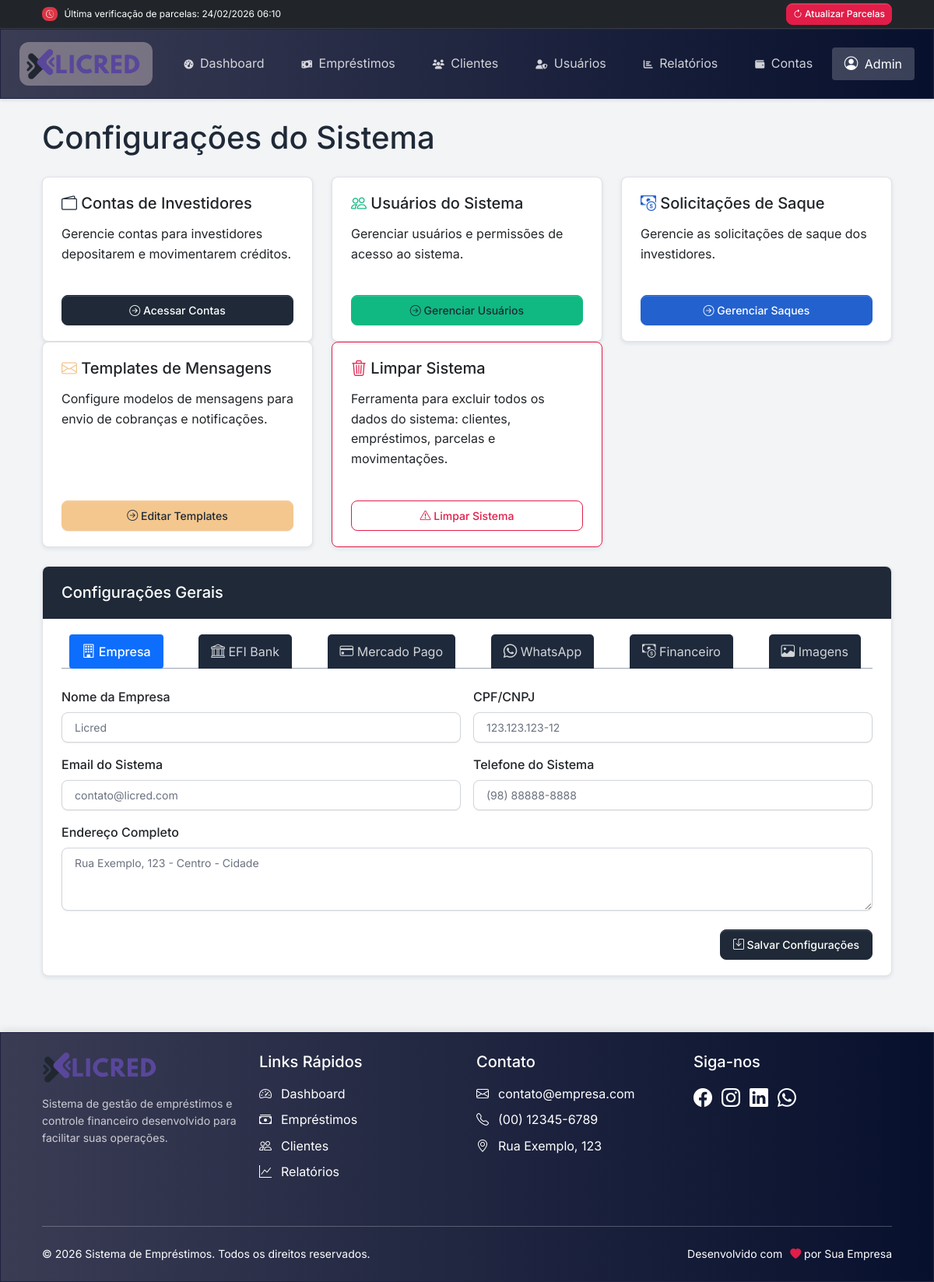
Page /configuracoes/index.php (signed in) on the committed database.
### tables this page shows
CREATE TABLE `configuracoes` (
  `id` int(11) NOT NULL,
  `nome_empresa` varchar(255) NOT NULL DEFAULT 'Minha Empresa',
  `email_sistema` varchar(255) NOT NULL DEFAULT 'contato@minhaempresa.com',
  `telefone_sistema` varchar(20) NOT NULL DEFAULT '(00) 00000-0000',
  `cpf_cnpj` varchar(20) NOT NULL DEFAULT '',
  `endereco` text NOT NULL DEFAULT '',
  `efi_client_id` varchar(255) DEFAULT NULL,
  `efi_client_secret` varchar(255) DEFAULT NULL,
  `efi_chave_aleatoria` varchar(255) DEFAULT NULL,
  `efi_certificado` text DEFAULT NULL,
  `mercadopago_public_key` varchar(255) DEFAULT NULL,
  `mercadopago_access_token` varchar(255) DEFAULT NULL,
  `menuia_endpoint` varchar(255) DEFAULT 'https://chatbot.menuia.com',
  `menuia_app_key` varchar(255) DEFAULT NULL,
  `menuia_auth_key` varchar(255) DEFAULT NULL,
  `chave_pix` varchar(255) DEFAULT NULL,
  `saldo_inicial` decimal(15,2) DEFAULT 0.00,
  `logo` varchar(255) DEFAULT NULL,
  `icone` varchar(255) DEFAULT NULL,
  `data_criacao` datetime DEFAULT current_timestamp(),
  `data_atualizacao` datetime DEFAULT current_timestamp() ON UPDATE current_timestamp()
);

### configuracoes/index.php (the view, shortened to what this page needs)
<?php
$scripts_header = '
<link href="https://cdn.jsdelivr.net/npm/tom-select@2.2.2/dist/css/tom-select.bootstrap5.min.css" rel="stylesheet">
<script src="https://cdn.jsdelivr.net/npm/tom-select@2.2.2/dist/js/tom-select.complete.min.js"></script>
<style>
    /* Estilo para as abas de navegação */
    #configTabs {
        display: flex;
        justify-content: space-between;
        padding: 0 10px;
    }
    .nav-tabs .nav-item {
        margin-right: 5px;
    }
    .nav-tabs .nav-link {
        color: #fff;
        background-color: #1e293b;
        border: none;
        border-radius: 5px 5px 0 0;
        padding: 10px 15px;
    }
    .nav-tabs .nav-link:hover {
        background-color: #0d6efd;
    }
    .nav-tabs .nav-link.active {
        background-color: #0d6efd;
        color: #fff !important;
        font-weight: 500;
    }
    /* Estilo para campos de formulário */
    .form-control {
        width: 100%;
    }
    /* Estilo para botões de senha */
    .toggle-password {
        border-top-left-radius: 0;
        border-bottom-left-radius: 0;
    }
    .input-group {
        width: 100%;
    }
</style>
';
require_once '../includes/conexao.php';
$config = null;
$sql = "SELECT * FROM configuracoes WHERE id = 1";
$result = $conn->query($sql);
if ($result && $result->num_rows > 0) {
    $config = $result->fetch_assoc();
}
require_once '../includes/head.php';
?>
<div class="container py-4">
    <h1 class="mb-4">Configurações do Sistema</h1>
    <div class="row mb-4">
        <div class="col-md-4">
            <div class="card h-100 shadow-sm">
                <div class="card-body">
                    <h5 class="card-title">
                        <i class="bi bi-wallet2 text-primary"></i> Contas de Investidores
                    </h5>
                    <p class="card-text">Gerencie contas para investidores depositarem e movimentarem créditos.</p>
                </div>
                <div class="card-footer bg-transparent border-0">
                    <a href="contas.php" class="btn btn-primary w-100">
                        <i class="bi bi-arrow-right-circle"></i> Acessar Contas
                    </a>
                </div>
            </div>
        </div>
        <div class="col-md-4">
            <div class="card h-100 shadow-sm">
                <div class="card-body">
                    <h5 class="card-title">
                        <i class="bi bi-people text-success"></i> Usuários do Sistema
                    </h5>
                    <p class="card-text">Gerenciar usuários e permissões de acesso ao sistema.</p>
                </div>
                <div class="card-footer bg-transparent border-0">
                    <a href="../usuarios/" class="btn btn-success w-100">
                        <i class="bi bi-arrow-right-circle"></i> Gerenciar Usuários
                    </a>
                </div>
            </div>
        </div>
        <div class="col-md-4">
            <div class="card h-100 shadow-sm">
                <div class="card-body">
                    <h5 class="card-title">
                        <i class="bi bi-cash-coin text-info"></i> Solicitações de Saque
                    </h5>
                    <p class="card-text">Gerencie as solicitações de saque dos investidores.</p>
                </div>
                <div class="card-footer bg-transparent border-0">
                    <a href="saques.php" class="btn btn-info text-white w-100">
                        <i class="bi bi-arrow-right-circle"></i> Gerenciar Saques
                    </a>
                </div>
            </div>
        </div>
        <div class="col-md-4">
            <div class="card h-100 shadow-sm">
                <div class="card-body">
                    <h5 class="card-title">
                        <i class="bi bi-envelope text-warning"></i> Templates de Mensagens
                    </h5>
                    <p class="card-text">Configure modelos de mensagens para envio de cobranças e notificações.</p>
                </div>
                <div class="card-footer bg-transparent border-0">
                    <a href="../mensagens/templates_mensagens.php" class="btn btn-warning w-100">
                        <i class="bi bi-arrow-right-circle"></i> Editar Templates
                    </a>
                </div>
            </div>
        </div>
        <div class="col-md-4">
            <div class="card h-100 shadow-sm border-danger">
                <div class="card-body">
                    <h5 class="card-title">
                        <i class="bi bi-trash3 text-danger"></i> Limpar Sistema
                    </h5>
                    <p class="card-text">Ferramenta para excluir todos os dados do sistema: clientes, empréstimos, parcelas e movimentações.</p>
                </div>
                <div class="card-footer bg-transparent border-0">
                    <a href="limpar_sistema.php" class="btn btn-outline-danger w-100">
                        <i class="bi bi-exclamation-triangle"></i> Limpar Sistema
                    </a>
                </div>
            </div>
        </div>
    </div>
    <div class="row">
        <div class="col-12">
            <div class="card shadow-sm">
                <div class="card-header bg-primary text-white">
                    <h5 class="mb-0">Configurações Gerais</h5>
                </div>
                <div class="card-body">
                    <form method="post" enctype="multipart/form-data">
                        <ul class="nav nav-tabs mb-4" id="configTabs" role="tablist">
                            <li class="nav-item" role="presentation">
                                <button class="nav-link active" id="empresa-tab" data-bs-toggle="tab" data-bs-target="#empresa" type="button" role="tab" aria-controls="empresa" aria-selected="true">
                                    <i class="bi bi-building"></i> Empresa
                                </button>
                            </li>
                            <li class="nav-item" role="presentation">
                                <button class="nav-link" id="efibank-tab" data-bs-toggle="tab" data-bs-target="#efibank" type="button" role="tab" aria-controls="efibank" aria-selected="false">
                                    <i class="bi bi-bank"></i> EFI Bank
                                </button>
                            </li>
                            <li class="nav-item" role="presentation">
                                <button class="nav-link" id="mercadopago-tab" data-bs-toggle="tab" data-bs-target="#mercadopago" type="button" role="tab" aria-controls="mercadopago" aria-selected="false">
                                    <i class="bi bi-credit-card"></i> Mercado Pago
                                </button>
                            </li>
                            <li class="nav-item" role="presentation">
                                <button class="nav-link" id="menuia-tab" data-bs-toggle="tab" data-bs-target="#menuia" type="button" role="tab" aria-controls="menuia" aria-selected="false">
                                    <i class="bi bi-whatsapp"></i> WhatsApp
                                </button>
                            </li>
                            <li class="nav-item" role="presentation">
                                <button class="nav-link" id="financeiro-tab" data-bs-toggle="tab" data-bs-target="#financeiro" type="button" role="tab" aria-controls="financeiro" aria-selected="false">
                                    <i class="bi bi-cash-coin"></i> Financeiro
                                </button>
                            </li>
                            <li class="nav-item" role="presentation">
                                <button class="nav-link" id="imagens-tab" data-bs-toggle="tab" data-bs-target="#imagens" type="button" role="tab" aria-controls="imagens" aria-selected="false">
                                    <i class="bi bi-image"></i> Imagens
                                </button>
                            </li>
                        </ul>
                        <div class="tab-content" id="configTabsContent">
                            <div class="tab-pane fade show active" id="empresa" role="tabpanel" aria-labelledby="empresa-tab">
                                <div class="row g-3">
                                    <div class="col-md-6">
                                        <label for="nome_empresa" class="form-label">Nome da Empresa</label>
                                        <input type="text" class="form-control" id="nome_empresa" name="nome_empresa" value="<?= htmlspecialchars($config['nome_empresa'] ?? '') ?>" required>
                                    </div>
                                    <div class="col-md-6">
                                        <label for="cpf_cnpj" class="form-label">CPF/CNPJ</label>
                                        <input type="text" class="form-control" id="cpf_cnpj" name="cpf_cnpj" value="<?= htmlspecialchars($config['cpf_cnpj'] ?? '') ?>">
                                    </div>
                                    <div class="col-md-6">
                                        <label for="email_sistema" class="form-label">Email do Sistema</label>
                                        <input type="email" class="form-control" id="email_sistema" name="email_sistema" value="<?= htmlspecialchars($config['email_sistema'] ?? '') ?>" required>
                                    </div>
                                    <div class="col-md-6">
                                        <label for="telefone_sistema" class="form-label">Telefone do Sistema</label>
                                        <input type="text" class="form-control telefone" id="telefone_sistema" name="telefone_sistema" value="<?= htmlspecialchars($config['telefone_sistema'] ?? '') ?>">
                                    </div>
                                    <div class="col-12">
                                        <label for="endereco" class="form-label">Endereço Completo</label>
                                        <textarea class="form-control" id="endereco" name="endereco" rows="3"><?= htmlspecialchars($config['endereco'] ?? '') ?></textarea>
                                    </div>
                                </div>
                            </div>
                        </div>
                        <div class="d-grid gap-2 d-md-flex justify-content-md-end mt-4">
                            <button type="submit" name="salvar_config" class="btn btn-primary">
                                <i class="bi bi-save"></i> Salvar Configurações
                            </button>
                        </div>
                    </form>
                </div>
            </div>
        </div>
    </div>
</div>
<?php require_once '../includes/footer.php'; ?>

### assets/css/estilo.css (style rules this page uses)
:root { --bg-blue-dark: linear-gradient(to right, rgb(58 60 84), rgb(7 16 45)); --border-blue-dark: 1px solid rgb(30 35 65); --bg-blue-light: linear-gradient(to right, rgb(160 190 240), rgb(40 70 120)); --border-blue-light: 1px solid rgb(50 90 140); --bg-purple: linear-gradient(to right, rgb(138 43 226), rgb(60 0 100)); --border-purple: 1px solid rgb(90 20 130); --bg-pink: linear-gradient(to right, rgb(255 182 193), rgb(180 60 100)); --border-pink: 1px solid rgb(190 80 110); --bg-orange: linear-gradient(to right, rgb(255 200 100), rgb(180 80 0)); --border-orange: 1px solid rgb(190 100 20); --bg-green: linear-gradient(to right, rgb(80 130 80), rgb(30 70 30)); --border-green: 1px solid rgb(40 90 40); --bg-green-teal: linear-gradient(to right, rgb(64 224 208), rgb(0 80 80)); --border-green-teal: 1px solid rgb(20 100 100); --bg-red: linear-gradient(to right, rgb(150 30 30), rgb(70 0 0)); --border-red: 1px solid rgb(90 10 10); --bg-gray: linear-gradient(to right, rgb(120 120 120), rgb(50 50 50)); --border-gray: 1px solid rgb(70 70 70); --bg-black-soft: linear-gradient(to right, rgb(50 50 50), rgb(10 10 10)); --border-black-soft: 1px solid rgb(30 30 30); }
.nav-link { color: rgba(255, 255, 255, 0.8) !important; padding: 0.5rem 1rem !important; display: flex; align-items: center; gap: 0.5rem; transition: all 0.3s ease; }
.nav-link.active { color: #fff !important; background: rgba(255, 255, 255, 0.2); border-radius: 4px; }
.nav-link i { font-size: 1.1rem; }

### configuracoes/index.php (style rules this page uses)
#configTabs { display: flex; justify-content: space-between; padding: 0 10px; }
.nav-tabs .nav-item { margin-right: 5px; }
.nav-tabs .nav-link { color: #fff; background-color: #1e293b; border: none; border-radius: 5px 5px 0 0; padding: 10px 15px; }
.nav-tabs .nav-link.active { background-color: #0d6efd; color: #fff !important; font-weight: 500; }
.form-control { width: 100%; }

### includes/navbar.php (style rules this page uses)
.nav-link { padding: 0.5rem 1rem; transition: all 0.2s ease; white-space: nowrap; }
.nav-link.active { background-color: rgba(255,255,255,0.2); border-radius: 0.25rem; }

### rows in the picture
configuracoes: nome_empresa "Licred", cpf_cnpj "123.123.123-12", email_sistema "contato@licred.com", telefone_sistema "(98) 88888-8888", endereco "Rua Exemplo, 123 - Centro - Cidade"

### other values in the picture
$data_hora_verificacao "24/02/2026 06:10"
$item['texto'] "Dashboard"
$item['texto'] "Empréstimos"
$item['texto'] "Clientes"
$item['texto'] "Usuários"
$item['texto'] "Relatórios"
$item['texto'] "Contas"
